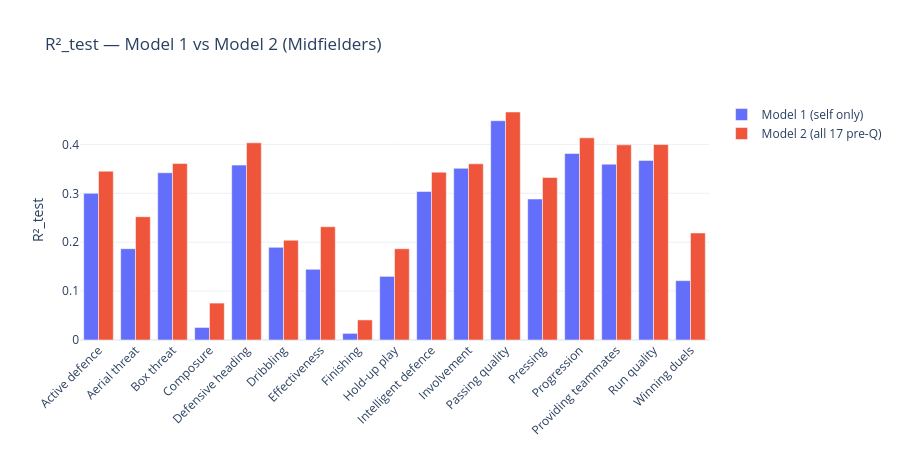

The notebook cell this image was saved under:
### Code cell
fig = go.Figure()
fig.add_trace(go.Bar(name="Model 1 (self only)", x=comp["Quality"], y=comp["R²_test_M1"],
    marker_color="#636EFA"))
fig.add_trace(go.Bar(name="Model 2 (all 17 pre-Q)", x=comp["Quality"], y=comp["R²_test_M2"],
    marker_color="#EF553B"))
fig.update_layout(title="R²_test — Model 1 vs Model 2 (Midfielders)",
    yaxis_title="R²_test", barmode="group", height=450, template="plotly_white",
    xaxis_tickangle=-45)
fig.show()

### Figure 1 — Plotly figure (JSON) as saved in the notebook; plotly's stock layout.template omitted (floating-point values rounded to 4 significant figures)
{"data": [{"marker": {"color": "#636EFA"}, "name": "Model 1 (self only)", "type": "bar", "x": ["Active defence", "Aerial threat", "Box threat", "Composure", "Defensive heading", "Dribbling", "Effectiveness", "Finishing", "Hold-up play", "Intelligent defence", "Involvement", "Passing quality", "Pressing", "Progression", "Providing teammates", "Run quality", "Winning duels"], "y": [0.2999, 0.1867, 0.3421, 0.02565, 0.3576, 0.1895, 0.1445, 0.01353, 0.1301, 0.3037, 0.351, 0.4484, 0.2883, 0.3815, 0.3596, 0.3672, 0.1214]}, {"marker": {"color": "#EF553B"}, "name": "Model 2 (all 17 pre-Q)", "type": "bar", "x": ["Active defence", "Aerial threat", "Box threat", "Composure", "Defensive heading", "Dribbling", "Effectiveness", "Finishing", "Hold-up play", "Intelligent defence", "Involvement", "Passing quality", "Pressing", "Progression", "Providing teammates", "Run quality", "Winning duels"], "y": [0.3453, 0.2522, 0.3609, 0.0755, 0.4032, 0.2041, 0.2317, 0.04108, 0.1866, 0.3432, 0.3603, 0.4663, 0.3323, 0.4134, 0.399, 0.3997, 0.2188]}], "layout": {"barmode": "group", "height": 450, "title": {"text": "R²_test — Model 1 vs Model 2 (Midfielders)"}, "xaxis": {"tickangle": -45}, "yaxis": {"title": {"text": "R²_test"}}}}
